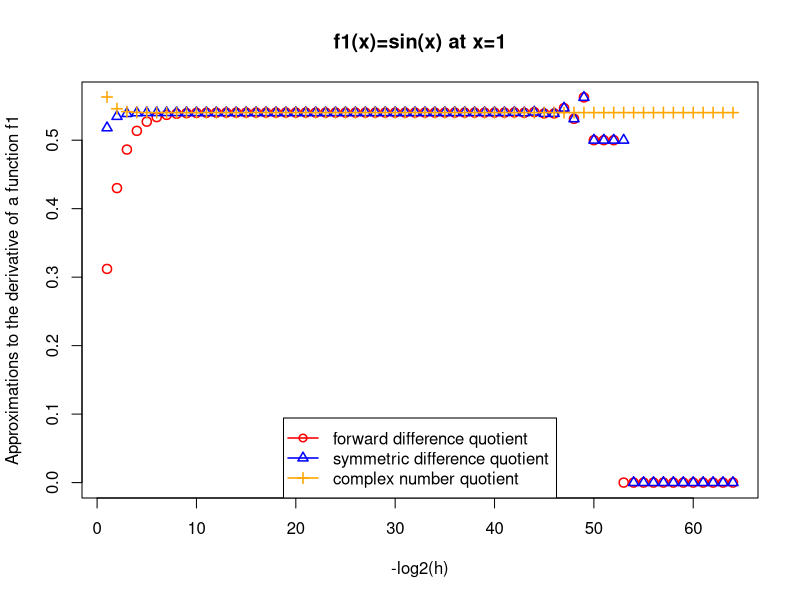
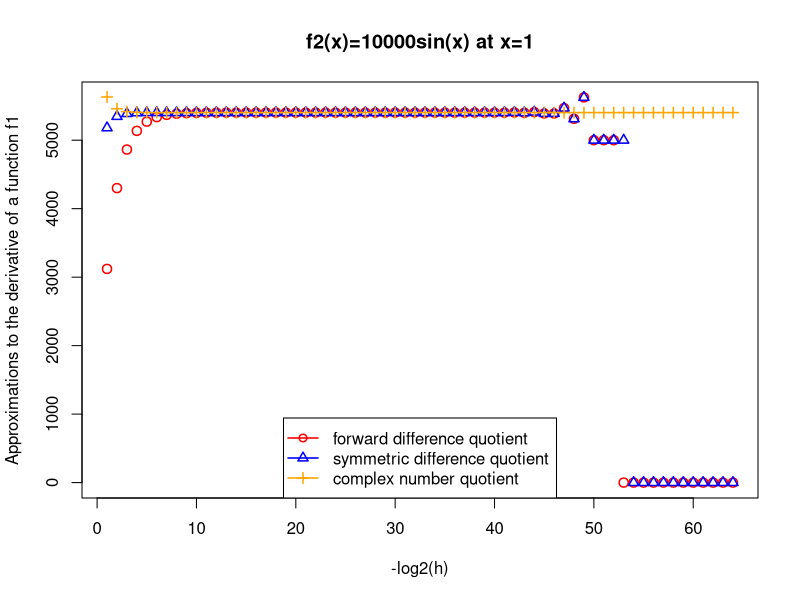
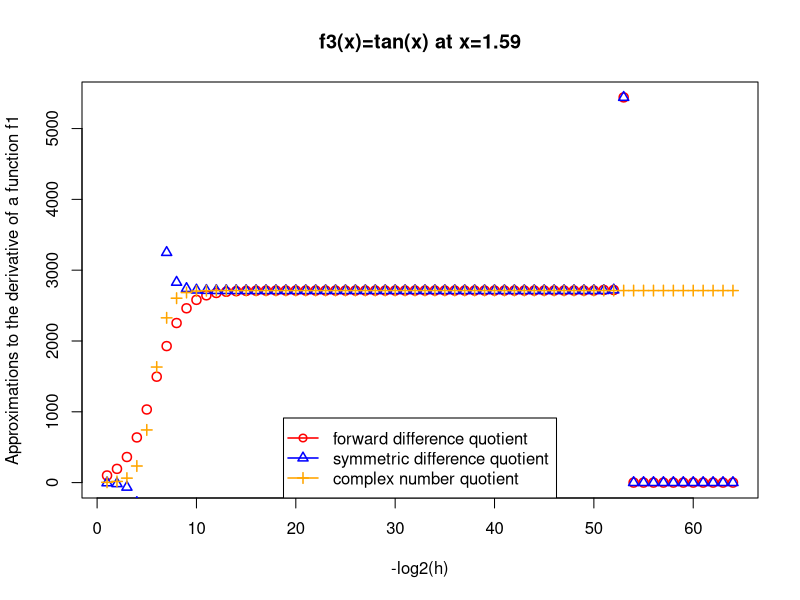
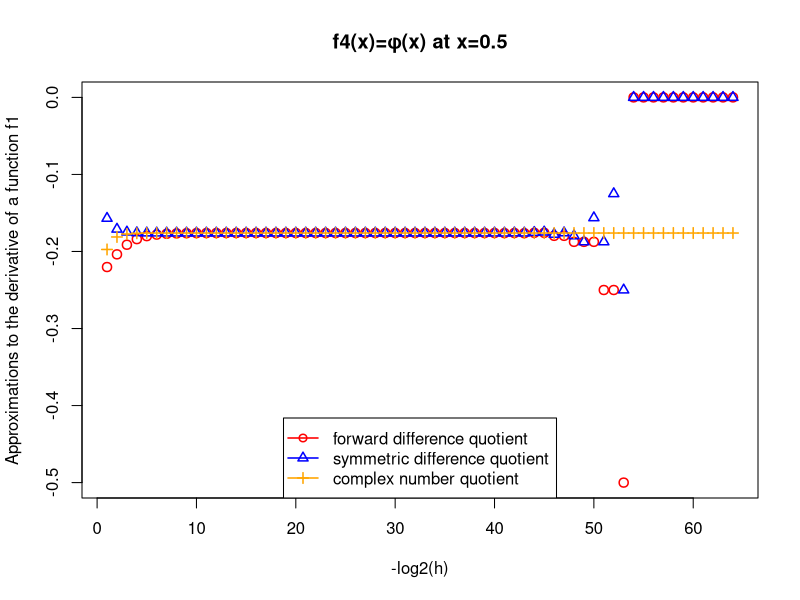

The R script that drew these images, in order:
## ---- chunk 1
h = 2^(-(1:64))
d1f = rep(0, length(h))
d1s = rep(0, length(h))
d1c = rep(0, length(h))


for (a in 1:64){
  d1f[a]=(sin(1+h[a])-sin(1))/h[a]
  
  d1s[a]=(sin(1+h[a])-sin(1-h[a]))/(2*h[a])

  d1c[a]=Im(sin(1+h[a]*1i))/h[a]
}

plot(-log2(h), d1f, col ="red",pch=1, cex=1.2, lwd=1.5, xlab="-log2(h)", ylab="Approximations to the derivative of a function f1", main="f1(x)=sin(x) at x=1")
points(-log2(h), d1s, pch=2, col="blue",lwd=1.5)
points(-log2(h), d1c, pch=3, col="orange",lwd=1.5)
legend("bottom", legend=c("forward difference quotient", "symmetric difference quotient", "complex number quotient"), col=c("red","blue","orange"), pch=c(1,2,3), lwd=c(1.5,1.5,1.5))
## ---- chunk 2
h = 2^(-(1:64))
d2f = rep(0, length(h))
d2s = rep(0, length(h))
d2c = rep(0, length(h))


for (a in 1:64){
  d2f[a]=10000*(sin(1+h[a])-sin(1))/h[a]
  
  d2s[a]=10000*(sin(1+h[a])-sin(1-h[a]))/(2*h[a])

  d2c[a]=Im(10000*sin(1+h[a]*1i))/h[a]
}

plot(-log2(h), d2f, pch=1, col ="red", cex=1.2, lwd=1.5, xlab="-log2(h)", ylab="Approximations to the derivative of a function f1", main="f2(x)=10000sin(x) at x=1")
points(-log2(h), d2s,pch=2, col="blue",lwd=1.5)
points(-log2(h), d2c, pch=3, col="orange",lwd=1.5)
legend("bottom", legend=c("forward difference quotient", "symmetric difference quotient", "complex number quotient"), col=c("red","blue","orange"), pch=c(1,2,3), lwd=c(1.5,1.5,1.5))
## ---- chunk 3
h = 2^(-(1:64))
d3f = rep(0, length(h))
d3s = rep(0, length(h))
d3c = rep(0, length(h))


for (a in 1:64){
  d3f[a]=(tan(1.59+h[a])-tan(1.59))/h[a]
  
  d3s[a]=(tan(1.59+h[a])-tan(1.59-h[a]))/(2*h[a])

  d3c[a]=Im(tan(1.59+h[a]*1i))/h[a]
}

plot(-log2(h), d3f, pch=1, col ="red", cex=1.2, lwd=1.5, xlab="-log2(h)", ylab="Approximations to the derivative of a function f1", main="f3(x)=tan(x) at x=1.59")
points(-log2(h), d3s, pch=2, col="blue",lwd=1.5)
points(-log2(h), d3c, pch=3, col="orange",lwd=1.5)
legend("bottom", legend=c("forward difference quotient", "symmetric difference quotient", "complex number quotient"), col=c("red","blue","orange"), pch=c(1,2,3), lwd=c(1.5,1.5,1.5))
## ---- chunk 4
h = 2^(-(1:64))
d4f = rep(0, length(h))
d4s = rep(0, length(h))
d4c = rep(0, length(h))


for (a in 1:64){
  d4f[a]=(dnorm(0.5+h[a])-dnorm(0.5))/h[a]
  
  d4s[a]=(dnorm(0.5+h[a])-dnorm(0.5-h[a]))/(2*h[a])

  d4c[a]=Im(1/sqrt(2*pi)*exp(-(0.5+h[a]*1i)^2/2))/h[a]
}

plot(-log2(h), d4f, pch=1, col ="red", cex=1.2, lwd=1.5, xlab="-log2(h)", ylab="Approximations to the derivative of a function f1", main="f4(x)=φ(x) at x=0.5")
points(-log2(h), d4s, pch=2, col="blue",lwd=1.5)
points(-log2(h), d4c, pch=3, col="orange",lwd=1.5)
legend("bottom", legend=c("forward difference quotient", "symmetric difference quotient", "complex number quotient"), col=c("red","blue","orange"), pch=c(1,2,3), lwd=c(1.5,1.5,1.5))
